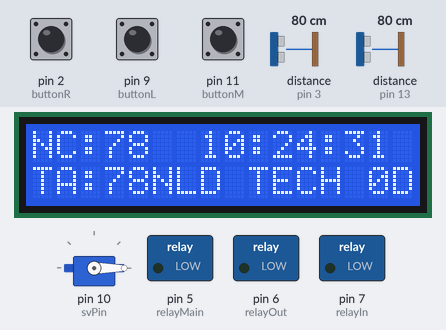
Bench run of a sketch on a simulated Arduino Uno, built with avr-gcc and run on an emulated ATmega328P. Shown: 16×2 character LCD, servo, switched loads named in the sketch (green lamp = pin HIGH). Wiring (inferred from the names in the program): 2 × ultrasonic range finder: trigger pin 4, echo pin 3 / trigger pin 12, echo pin 13. The test bench sets the inputs (shaded band); at power-on: pin 9 (buttonL) HIGH, pin 2 (buttonR) HIGH, distance to the obstacle (sensors on pin 3, pin 13) 80 cm, pin 11 (buttonM) HIGH. The echo pulse lasts 58.3 µs per cm; the local clock reads 2024-03-15 10:24:30 at power-on unless the sketch sets it; pins used as bus, display or sensor lines are not drawn; what the sketch prints to the serial monitor is not drawn.

Above: at 1.6 s.
1.7 s: pin 9 (buttonL) pulled LOW for 0.15 s
At 3.4 s:
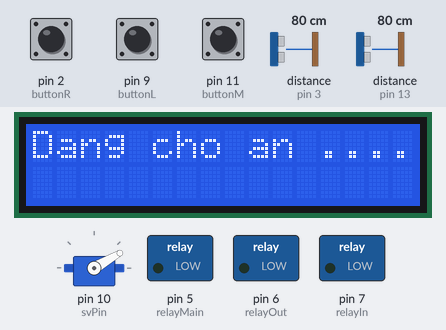
6.0 s: pin 2 (buttonR) pulled LOW for 3.2 s
At 11.4 s:
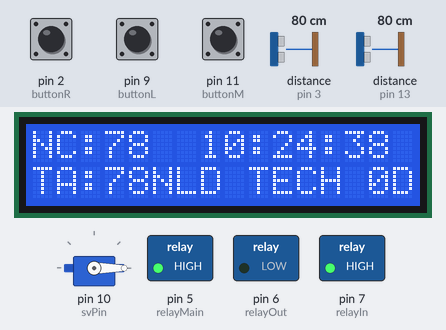
11.7 s: distance to the obstacle (sensor on pin 3) set to 17 cm
13.4 s: distance to the obstacle (sensor on pin 3) set to 14 cm
At 14.6 s:
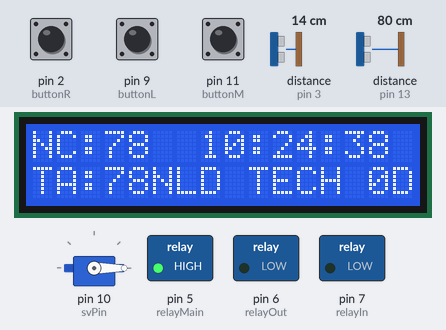
17.6 s: pin 2 (buttonR) pulled LOW for 1 s
At 20.6 s:
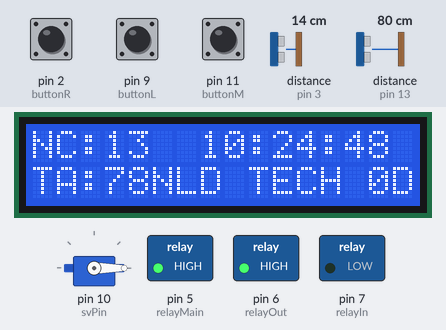
20.9 s: distance to the obstacle (sensor on pin 3) set to 19 cm
22.6 s: distance to the obstacle (sensor on pin 3) set to 23 cm
At 25.2 s:
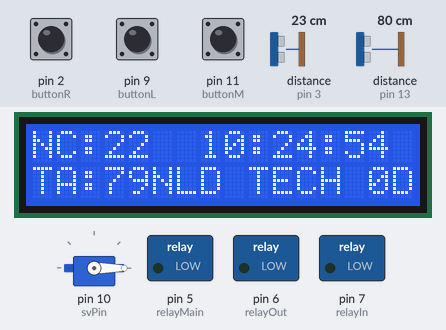
Timing chart, 0 to 26.7 s (numbered marks = the images above; inputs shaded):
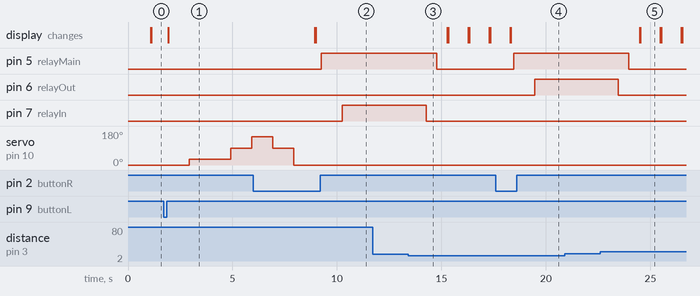

Measured:
- the behaviour switches between 16 and 15 cm on distance to the obstacle (sensor on pin 3) (found by bisection; images 2 and 3)
- the behaviour switches between 21 and 22 cm on distance to the obstacle (sensor on pin 3) (found by bisection; images 4 and 5)
- after the input at 1.7 s, servo on pin 10 (svPin): 0° → 30° after 1.2 s, → 90° 2.0 s later, → 150° 1.0 s later; the display: changes after 0.22 s (image 1)
- after the input at 6.0 s, pin 5 (relayMain): LOW → HIGH after 3.3 s; pin 7 (relayIn): LOW → HIGH after 4.3 s
- after the input at 11.7 s, every drawn part: stays the same
- after the input at 13.4 s, pin 5 (relayMain): HIGH → LOW after 1.4 s; pin 7 (relayIn): HIGH → LOW after 0.87 s
- after the input at 17.6 s, pin 5 (relayMain): LOW → HIGH after 0.86 s; pin 6 (relayOut): LOW → HIGH after 1.9 s
- after the input at 20.9 s, every drawn part: stays the same
- after the input at 22.6 s, pin 5 (relayMain): HIGH → LOW after 1.4 s; pin 6 (relayOut): HIGH → LOW after 0.86 s; the display: first changes after 1.9 s (image 5 shows a later state)

The sketch:

iot-fish.ino
```cpp
#include <OneButton.h>

#include <Servo.h>
#include <DS3231.h>
#include <LiquidCrystal_I2C.h>
#include <Wire.h>
int timecho = 1000;
unsigned long hientai = 0;
unsigned long thoigian;
// <---------Khai bao chan------>

const int SA1trig = 4;
const int SA1echo = 3;
const int SA2trig = 12;
const int SA2echo = 13;
int  relayMain = 5;
int  relayIn = 7;
int  relayOut = 6;

const int svPin = 10; // chan Servo tha thuc an
const int NUOCMIN = 20;  // khoang cách nuoc thấm nhất
const int NUOCMAX = 15;  // khoang cách nuoc thấm nhất
// <---------khai bao bien------>
Servo sv;
LiquidCrystal_I2C lcd(0x27, 16, 2); // khai bao lcd
DS3231 rtc(SDA, SCL); // thoi gian thuc
Time time;
OneButton buttonL (9, true);
OneButton buttonM (11, true);
OneButton buttonR (2, true);
bool defaultLCD = true;
bool asdda = true;
int checkDelay = 0;

void setup() {
  Serial.begin(9600);//Mở cổng Serial ở 9600
  buttonR.attachClick(themnuoc);
  buttonR.attachLongPressStart(xanuoc);
  buttonM.attachClick(thayNuoc);
  buttonL.attachClick(DayThucAn);
  Serial.print("\n----------Start-----------------");
  lcd.init();
  pinMode(relayMain, OUTPUT);
  pinMode(relayIn, OUTPUT);
  pinMode(relayOut, OUTPUT);
  rtc.begin();
  lcd.backlight();
  lcd.setCursor(1, 1);
  lcd.print("HELLO");
//  buttonMEnu.attachClick(ChoAn);
//  buttonOK.attachClick(thayNuoc);
//      buttonMEnu.attachDoubleClick(ChoAn);
//  buttonOK.attachDoubleClick(themnuoc);
  pinMode(SA1trig, OUTPUT);
  pinMode(SA1echo, INPUT);
  pinMode(SA2trig, OUTPUT);
  pinMode(SA2echo, INPUT);

    pinMode(relayIn, OUTPUT);
    pinMode(relayOut, OUTPUT);
    digitalWrite(relayIn,0); // off relayIN
    digitalWrite(relayOut,0); // on relayOut

  Serial.print("\n----------Start-----------------");
}

void asd() {

int pos = 0;
    sv.attach(10);
    for(pos = 0; pos < 180; pos += 1){
        sv.write(pos);
        delay(15);
    }

    for(pos = 180; pos>=1; pos-=1) {
        sv.write(pos);
        delay(15);
    }
}
void loop() {
  buttonL.tick();
  buttonM.tick();
  buttonR.tick();
    if (asdda) {
      sv.attach(svPin);
      sv.write(0);
      delay(1000);
      sv.detach();
      asdda = false;
    }
    time = rtc.getTime();
    delays();
    if (time.hour == 9 && time.min == 0 && time.sec == 0) {
      checkDelay++;
      delay(1000);
      if (true) {
        DayThucAn();
      }
    }


    if (time.min == 30 && time.sec == 0) {
      themnuoc();
    }

    if (checkDelay == 3) {
      if (time.hour == 9 && time.min == 20 && time.sec == 0) {
        xanuoc();
        checkDelay = 0;
      }
    }
}

void delays() {
  thoigian = millis();
  if (thoigian - hientai > timecho)
  {
    hientai = millis();
    LCDDefault();
  }
}

void LCDDefault() {
  int TA = getKhoangCachSA(SA2trig, SA2echo);
  SetLCD("NC:", 0, 0, true);
  lcd.setCursor(3, 0);
  lcd.print(getKhoangCachSA(SA1trig, SA1echo));
  lcd.setCursor(7, 0);
  lcd.print(time.hour);
  SetLCD(":", 9, 0, false);
  lcd.setCursor(10, 0);
  lcd.print(time.min);
  SetLCD(":", 12, 0, false);
  lcd.setCursor(13, 0);
  lcd.print(time.sec);
  // -------1-------
  SetLCD("TA:", 0, 1, false);
  lcd.setCursor(3, 1);
  lcd.print(TA);
  SetLCD("NLD TECH", 5, 1, false);
  lcd.setCursor(14, 1);
  lcd.print(checkDelay);
  SetLCD("D", 15, 1, false);
}

void SetLCD(String mess, int hang, int cot, bool clear) {
  if (clear) {
    lcd.clear();
  }
  lcd.setCursor(hang, cot);
  lcd.print(mess);
}

void DayThucAn() {
  sv.attach(svPin);
  SetLCD("Dang cho an ....", 0, 0, true);
  sv.write(0);
  delay(1000);
  sv.write(30);
  delay(1000);
  delay(1000);
  sv.write(90);
  delay(1000);
  sv.write(150);
  delay(1000);
  sv.write(90);
  delay(1000);
  sv.write(0);
  delay(1000);
  sv.detach();
  defaultLCD = true;
}
int getKhoangCachSA(int trig, int echo) {
  //Phát xung từ chân trig, có độ rộng là 10ms
  digitalWrite(trig, 0); //Tắt chân trig
  delayMicroseconds(2);
  digitalWrite(trig, 1); //bật chân trig để phát xung
  delayMicroseconds(10); //Xung có độ rộng là 10 microsecond
  digitalWrite(trig, 0);
  return int ( pulseIn (echo, HIGH) / 2 / 29.412); // trả về khoảng cách CM
}
void themnuoc() {
  digitalWrite(relayMain, HIGH);
  delay(1000);
  while (getKhoangCachSA(SA1trig, SA1echo) >= NUOCMAX ) {
  digitalWrite(relayIn, HIGH);
  Serial.print("\n----------In-----------------");
    delay(2000);
  }
  digitalWrite(relayIn, LOW);
  delay(500);
  digitalWrite(relayMain, LOW);
  delay(500);
}
void xanuoc() {
  digitalWrite(relayMain, HIGH);
  delay(1000);
  while (getKhoangCachSA(SA1trig, SA1echo) <= NUOCMIN ) {
  digitalWrite(relayOut, HIGH);
  Serial.print("\n----------Out-----------------");
    delay(2000);
  }
  digitalWrite(relayOut, LOW);
  delay(500);
  digitalWrite(relayMain, LOW);
  delay(500);
}
void thayNuoc() {
  digitalWrite(relayMain, HIGH);
  delay(1000);
  while (getKhoangCachSA(SA1trig, SA1echo) <= NUOCMIN ) {
  digitalWrite(relayOut, HIGH);
  Serial.print("\n----------Out-----------------");
    delay(2000);
  }
  digitalWrite(relayOut, LOW);
  delay(1000);
  while (getKhoangCachSA(SA1trig, SA1echo) >= NUOCMAX ) {
  digitalWrite(relayIn, HIGH);
  Serial.print("\n----------In-----------------");
    delay(2000);
  }
  delay(1000);
  digitalWrite(relayIn, LOW);
  digitalWrite(relayMain, LOW);

  Serial.print("\n---------end----------------");
}
```
